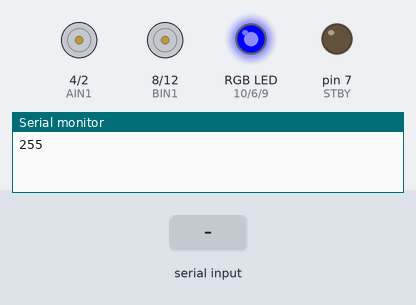
Bench run of a sketch on a simulated Arduino Uno, built with avr-gcc and run on an emulated ATmega328P. Parts: motor-driver pin pairs drawn as motors (green arrow = first pin HIGH = forward, orange = second pin HIGH = backward, longer = more drive, scaled by the enable pin, stopped while the standby pin is LOW), an RGB LED mixed from three pins (HIGH = lit), output pins drawn as LEDs (lit = HIGH), the last lines printed to the serial monitor. Inputs (shaded band) come from the test bench.

Above: at 1.2 s.
1.3 s: "w" received over Serial
At 2.2 s:
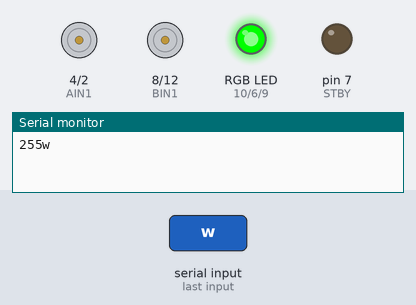
2.9 s: "s" received over Serial
At 3.4 s:
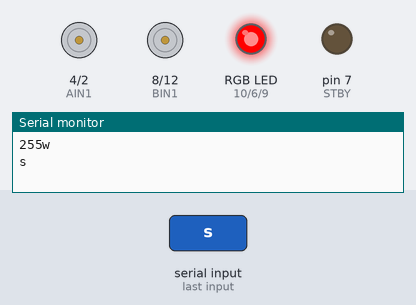
4.5 s: "a" received over Serial
At 5.8 s:
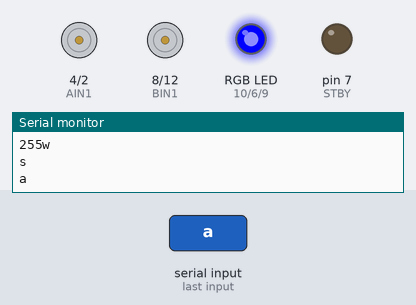
6.1 s: "d" received over Serial
At 7.0 s:
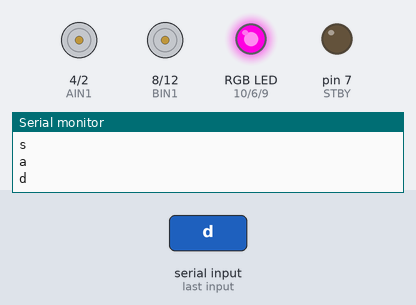
7.7 s: "r" received over Serial
At 8.2 s:
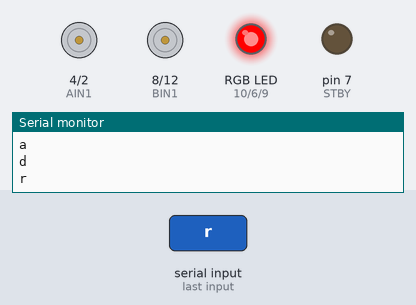
9.2 s: "g" received over Serial
At 10.5 s:
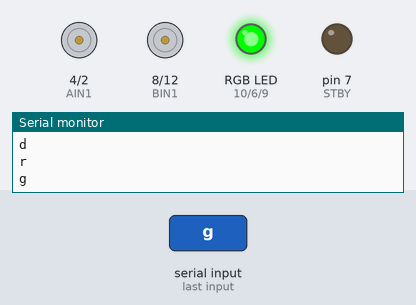
Timing chart, 0 to 11.7 s (numbered marks = the images above; inputs shaded):
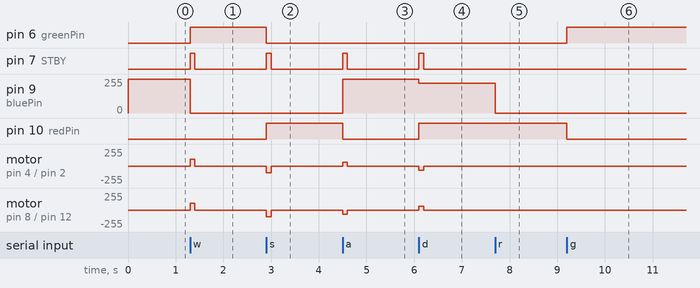

The sketch:

MODI.ino
```cpp
//Version 2013

//Valparaiso

// RGB LED Common Cathode
const int greenPin = 6;
const int bluePin = 9;
const int redPin = 10;


//motor A connected between A01 and A02
//motor B connected between B01 and B02

int STBY = 7; //standby
int robotID = 1;

//Motor A
int PWMA = 3; //Speed control
int AIN1 = 4; //Direction
int AIN2 = 2; //Direction

//Motor B
int PWMB = 11; //Speed control
int BIN1 = 8; //Direction
int BIN2 = 12; //Direction

char comando;

int pulse = 100;

void setup(){
  pinMode(redPin,   OUTPUT);   // sets the pins as output
  pinMode(greenPin, OUTPUT);
  pinMode(bluePin,  OUTPUT);

  //Motor pin set
  pinMode(STBY, OUTPUT);

  pinMode(PWMA, OUTPUT);
  pinMode(AIN1, OUTPUT);
  pinMode(AIN2, OUTPUT);

  pinMode(PWMB, OUTPUT);
  pinMode(BIN1, OUTPUT);
  pinMode(BIN2, OUTPUT);

  // For XBee
  Serial.begin(115200);
  Serial.print(255);

  // Start off with the LED off.
  setColourRgb(0,0,255);
}

void loop(){

  if (Serial.available()){

    comando=Serial.read();
   // Serial.print("state: ");
   // Serial.println(comando);

    if(comando=='w')go();
    else if(comando=='s')back();
    else if(comando=='a')left();
    else if(comando=='d')right();
    else if(comando=='q')stop();
    else if(comando=='r')setColourRgb(255,0,0);
    else if(comando=='g')setColourRgb(0,255,0);
    else if(comando=='b')setColourRgb(0,0,255);


    Serial.println(comando);
   }

}

void move(int motor, int speed, int direction){
//Move specific motor at speed and direction
//motor: 0 for B 1 for A
//speed: 0 is off, and 255 is full speed
//direction: 0 clockwise, 1 counter-clockwise

  digitalWrite(STBY, HIGH); //disable standby

  boolean inPin1 = LOW;
  boolean inPin2 = HIGH;

  if(direction == 1){
    inPin1 = HIGH;
    inPin2 = LOW;
  }

  if(motor == 1){
    digitalWrite(AIN1, inPin1);
    digitalWrite(AIN2, inPin2);
    analogWrite(PWMA, speed);
  }else{
    digitalWrite(BIN1, inPin1);
    digitalWrite(BIN2, inPin2);
    analogWrite(PWMB, speed);
  }
  Serial.flush();
}

void stop(){
//enable standby
  delay(pulse);
  digitalWrite(STBY, LOW);

  //Serial.println("stop");
}

void go(){
  //Serial.println("go");
  move(1, 100, 1); //motor 1, half speed, right
  move(2, 100, 1); //motor 2, half speed, right
   setColourRgb(0,255,0);
  stop();
}

void back(){
  //Serial.println("back");
  move(1, 100, 0); //motor 1, half speed, right
  move(2, 100, 0); //motor 2, half speed, right
    setColourRgb(255,0,0);
  stop();
}

void left(){
  //Serial.println("left");
  move(1, 60, 1); //motor 1, half speed, right
  move(2, 60, 0); //motor 2, half speed, right
    setColourRgb(0,0,255);
  stop();
}

void right(){
  //Serial.println("right");
  move(1, 60, 0); //motor 1, half speed, right
  move(2, 60, 1); //motor 2, half speed, right
    setColourRgb(255,0,225);
  stop();
}

void setColourRgb(unsigned int red, unsigned int green, unsigned int blue) {
  analogWrite(redPin, red);
  analogWrite(greenPin, green);
  analogWrite(bluePin, blue);
 }
```

Measured:
- after the input at 1.3 s, pin 6 (greenPin): LOW → HIGH at once; pin 7 (STBY): LOW → HIGH at once, → LOW 0.10 s later; pin 9 (bluePin): 255/255 → 0/255 at once; motor on pin 4 (AIN1) / pin 2 (AIN2), motor on pin 8 (BIN1) / pin 12 (BIN2): stopped → forward 100/255 at once, → stopped 0.10 s later
- after the input at 2.9 s, pin 6 (greenPin): HIGH → LOW at once; pin 7 (STBY): LOW → HIGH at once, → LOW 0.10 s later; pin 10 (redPin): LOW → HIGH at once; motor on pin 4 (AIN1) / pin 2 (AIN2), motor on pin 8 (BIN1) / pin 12 (BIN2): stopped → backward 100/255 at once, → stopped 0.10 s later
- after the input at 4.5 s, pin 7 (STBY): LOW → HIGH at once, → LOW 0.10 s later; pin 9 (bluePin): 0/255 → 255/255 at once; pin 10 (redPin): HIGH → LOW at once; motor on pin 4 (AIN1) / pin 2 (AIN2): stopped → forward 60/255 at once, → stopped 0.10 s later; motor on pin 8 (BIN1) / pin 12 (BIN2): stopped → backward 60/255 at once, → stopped 0.10 s later
- after the input at 6.1 s, pin 7 (STBY): LOW → HIGH at once, → LOW 0.10 s later; pin 9 (bluePin): 255/255 → 225/255 at once; pin 10 (redPin): LOW → HIGH at once; motor on pin 4 (AIN1) / pin 2 (AIN2): stopped → backward 60/255 at once, → stopped 0.10 s later; motor on pin 8 (BIN1) / pin 12 (BIN2): stopped → forward 60/255 at once, → stopped 0.10 s later
- after the input at 7.7 s, pin 9 (bluePin): 225/255 → 0/255 at once
- after the input at 9.2 s, pin 6 (greenPin): LOW → HIGH at once; pin 10 (redPin): HIGH → LOW at once
